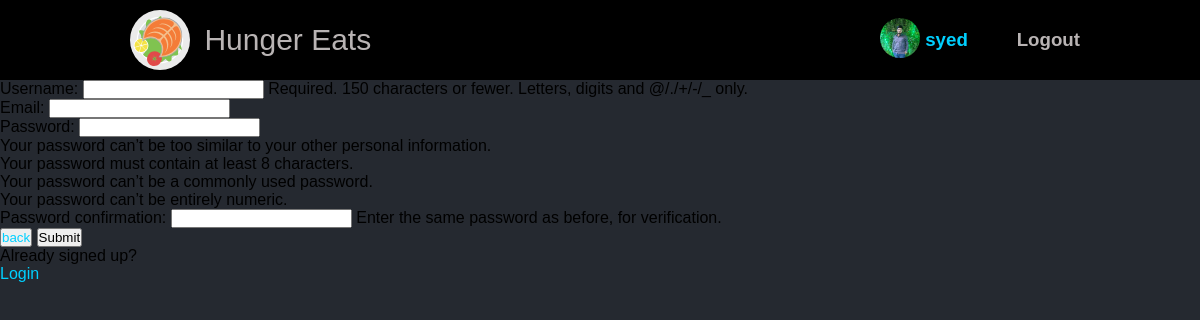
/register/ (signed in), run on the app's committed database.
### hunger/models.py (models this page shows)
class User(AbstractUser):
    email=models.EmailField(null=True)
    bio=models.TextField(null=True)
    avatar=models.ImageField(null=True,default="avatar.svg")

### hunger/views.py (the view, shortened to what this page needs)
# urls.py: path('register/',views.registerpage,name="register"),
def registerpage(request):
    page="register"
    form=MyUserCreationForm()
    context={'page':page,'form':form}
    return render(request,'hunger/account.html',context)

### hunger/shop_form.py
class MyUserCreationForm(UserCreationForm):
    class Meta:
        model=User
        fields=['username','email','password1','password2']

### hunger/templates/hunger/account.html
{% extends 'index.html' %}
{% block content %}
{% if page == 'login' %}
      <form class="form" action="" method="POST">
        {% csrf_token %}
          <label for="room_name">Username</label>
          <input id="username" name="username" type="text" placeholder="e.g. dennis_ivy" />
          <br>
          <label for="password">Password</label>
          <input
            id="password"
            name="password"
            type="password" />
            <br>
            <button><a href="{% url 'home' %}"> back</a></button>
            <input type="submit"  />
            <br>
      </form>
        <p>Haven't signed up yet?</p>
        <a href="{% url 'register' %}"> Sign Up</a>
{% elif page == "register" %}
  <form action="" method="POST"  >
    {% csrf_token %} {{form.as_p}}
    <button><a href="{% url 'home' %}"> back</a></button>
    <input type="submit" />
  <br>
  <p>Already signed up?</p>
 <a href="{% url 'login' %}">Login</a>
  </form>
{% elif page == "update-user" %}
<form action="" method="POST" enctype="multipart/form-data" >
  {% csrf_token %} {{form.as_p}}
  <button><a href="{% url 'home' %}"> back</a></button>
  <input type="submit" />
  </form>
{% endif %}
{% endblock %}

### templates/nav.html (shortened to what this page needs)
{% block content %} {% load static %}
 <div id="for-navbar">
  <div id="heading">
    <div id="h11">
      <a href="{% url 'home' %}">
        <div id="headingsvg">
          <div id="svg_1">
          </div>
          <div id="headingtext">Hunger Eats</div>
        </div>
      </a>
    </div>
    <div>
      <h3>
        <div id="heading2">
          {% if request.user.is_authenticated %}
          <div>
            <div id="heading3">
              <div>
                <img
                  id="profilephoto"
                  src="{{request.user.avatar.url}}"
                  alt=""
                />
              </div>
              <div>
                <a href="{% url 'profile' request.user.id %}">
                  {{request.user}}
                </a>
              </div>
            </div>
          </div>
          <div id="logout1">
            <a href="{% url 'logout' %}">Logout</a>
          </div>
        </div>
        {% endif %}
      </h3>
    </div>
  </div>
</div>
{% endblock %}

### static/css/home.css (style rules this page uses)
#profilephoto { width: 40px; height: 40px; border-radius: 20px; background-size: cover; }

### static/css/base.css (style rules this page uses)
* { box-sizing: border-box; margin: 0; padding: 0; color: rgb(0, 0, 0); }
body { background-color: rgb(37, 41, 48); font-family: "Gill Sans", "Gill Sans MT", Calibri, "Trebuchet MS", sans-serif; }
a { text-decoration: none; color: rgb(0, 208, 255); }
#for-navbar { background-color: rgb(0, 0, 0); width: 100% ; height: 80px; display: flex; justify-content: center; }
#heading { width: 80%; height: 80px; display: grid; grid-template-columns: 2fr 0.5fr; }
#headingsvg { height: 80px; display: grid; grid-template-columns: 0.25fr 2fr; }
#svg_1 { padding: 10px; height: 80px; }
#headingtext { height: 80px; display: flex; align-items: center; color: rgb(185, 180, 180); font-size: 30px; font-family: 'Gill Sans', 'Gill Sans MT', Calibri, 'Trebuchet MS', sans-serif; }
#heading2 { width: 200px; height: 80px; display: flex; justify-content: space-between; align-items: center; }
#heading3 { height: 40px; display: flex; align-items: center; }
#logout1 a { color: rgb(185, 180, 180); }

### data on the page
User: user.avatar (picture), user "syed"
